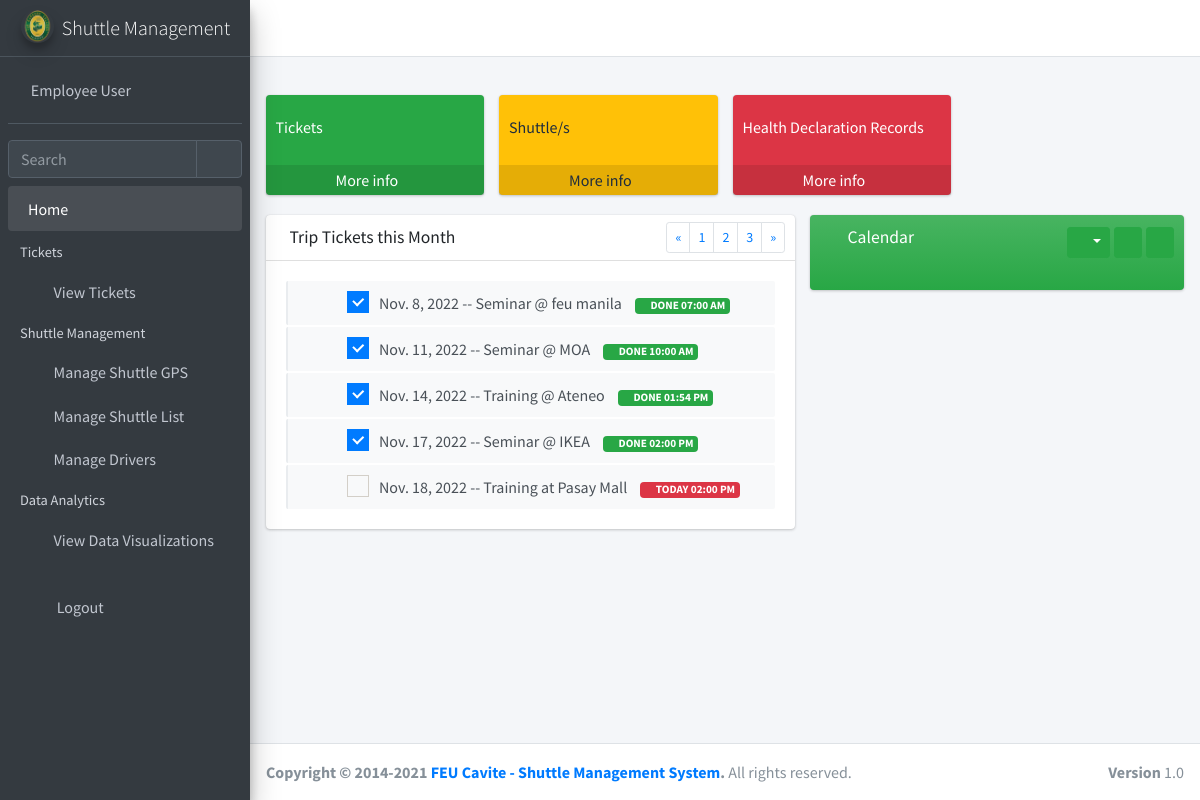
/ticket/fts_page/ (signed in), run on the app's committed database.
### ticket/models.py (models this page shows, shortened)
class Tickets(models.Model):
    ticket_id = models.AutoField(primary_key=True)
    start_date = models.DateField(blank=True, null = True)
    start_time = models.TimeField(blank=True, null = True)
    arrival_time = models.TimeField(blank=True, null = True)
    date_filed = models.DateTimeField(blank=True, null = True, auto_now_add=True)
    description = models.CharField(max_length=255, blank=True, null = True)
    destination = models.CharField(max_length=255, blank=True, null = True)
    driver = models.ForeignKey(shuttle_driver, null=True, blank=True, on_delete=models.CASCADE)
    email = models.CharField(max_length=255, blank=True, null = True)
    ticket_status = models.ForeignKey(Ticket_status, null=True, blank=True, on_delete=models.CASCADE)
    cancel_reason = models.CharField(max_length=255, blank=True, null = True)
    qr_code = models.ImageField(upload_to = 'uploads/', blank = True, null = True)
    user = models.ForeignKey(User, null=True, blank=True, on_delete=models.CASCADE)
    approved_by = models.CharField(max_length=255, blank=True, null = True)

### ticket/views.py (the view)
# urls.py: path('fts_page/', login_required(views.fts_page), name='fts_page'),
def fts_page(request):
	query = {
		'gp': shuttle_service.objects.all(),
	}
	now = tz.now()
	query['now'] = now
	today = datetime.date.today()
	query['month'] = str(today.month)
	query['day'] = str(today.day)
	query['mtx'] = Tickets.objects.filter(start_date = str(tz.localtime(now).date())).exclude(Q(ticket_status_id = 3)|Q(ticket_status_id = 4)|Q(ticket_status_id = 1))
	query['allmtx'] = Tickets.objects.filter(start_date__month = str(today.month)).exclude(Q(ticket_status_id = 3)|Q(ticket_status_id = 4)|Q(ticket_status_id = 1))
	return render(request, 'ticket/fts_page.html', query)

### ticket/templates/ticket/fts_page.html (shortened to what this page needs)
{% extends "ticket/ftsbase.html" %}
{% load static %}
{% block content %}
<section class="content">
      <div class="container-fluid">
        <div class="row">
          <div class="col-lg-3 col-6">
            <div class="small-box bg-success">
              <div class="inner">
                <p>Tickets</p>
              </div>
              <a href = "#" class="small-box-footer" onclick="window.open('/ticket/fts_ticket','popupticket','width=950,height=600'); return false;">
                             More info <i class="fas fa-arrow-circle-right"></i>
                          </a>
            </div>
          </div>
          <div class="col-lg-3 col-6">
            <div class="small-box bg-warning">
              <div class="inner">
                <p>Shuttle/s</p>
              </div>
              <a href = "#" class="small-box-footer" onclick="window.open('/ticket/add_shuttle','popupticket','width=950,height=600'); return false;">More info <i class="fas fa-arrow-circle-right"></i></a>
            </div>
          </div>
          <div class="col-lg-3 col-6">
            <div class="small-box bg-danger">
              <div class="inner">
                <p>Health Declaration Records</p>
              </div>
              <a href = "#" class="small-box-footer" onclick="window.open('/ticket/hdf_list','popupticket','width=1400,height=1300'); return false;">
                             More info <i class="fas fa-arrow-circle-right"></i>
                          </a>
            </div>
          </div>
        </div>
        <div class="row">
          <section class="col-lg-7 connectedSortable">
            <div class="card">
              <div class="card-header">
                <h3 class="card-title">
                  Trip Tickets this Month
                </h3>
                <div class="card-tools">
                  <ul class="pagination pagination-sm">
                    <li class="page-item"><a href="#" class="page-link">&laquo;</a></li>
                    <li class="page-item"><a href="#" class="page-link">1</a></li>
                    <li class="page-item"><a href="#" class="page-link">2</a></li>
                    <li class="page-item"><a href="#" class="page-link">3</a></li>
                    <li class="page-item"><a href="#" class="page-link">&raquo;</a></li>
                  </ul>
                </div>
              </div>
              <div class="card-body">
                <ul class="todo-list" data-widget="todo-list">
                  {% for items in allmtx %}
                  <li>
                    <span class="handle">
                      <i class="fas fa-ellipsis-v"></i>
                      <i class="fas fa-ellipsis-v"></i>
                    </span>
                    <div  class="icheck-primary d-inline ml-2">
                      <label for="todoCheck1{{items.ticket_id}}"></label>
                    </div>
                    {{items.start_date}} -- {{items.description}}
                    {% if day|add:"0" == items.start_date|date:"d"|add:"0"  %}
                    <small class="badge badge-danger"><i class="far fa-clock"></i> TODAY {{items.start_time|date:"h:i A"}}</small>
                    {% else %}
                    <small class="badge badge-success"><i class="far fa-clock"></i> DONE {{items.start_time|date:"h:i A"}}</small>
                    {% endif %}
                  </li>
                  {% endfor %}
                </ul>
              </div>
            </div>
          </section>
          <section class="col-lg-5 connectedSortable">
            <div class="card bg-gradient-success">
              <div class="card-header border-0">
                <h3 class="card-title">
                  <i class="far fa-calendar-alt"></i>
                  Calendar
                </h3>
                <div class="card-tools">
                  <div class="btn-group">
                    <button type="button" class="btn btn-success btn-sm dropdown-toggle" data-toggle="dropdown" data-offset="-52">
                      <i class="fas fa-bars"></i>
                    </button>
                  </div>
                  <button type="button" class="btn btn-success btn-sm" data-card-widget="collapse">
                    <i class="fas fa-minus"></i>
                  </button>
                  <button type="button" class="btn btn-success btn-sm" data-card-widget="remove">
                    <i class="fas fa-times"></i>
                  </button>
                </div>
              </div>
              <div class="card-body pt-0">
              </div>
            </div>
          </section>
        </div>
      </div>
    </section>
{% endblock content %}

### ticket/templates/ticket/ftsbase.html (shortened to what this page needs)
{% load static %}
<!DOCTYPE html>
<html lang="en">
<head>
  <link rel="stylesheet" href="{% static 'basetemp/plugins/fontawesome-free/css/all.min.css' %}">
  <link rel="stylesheet" href="https://code.ionicframework.com/ionicons/2.0.1/css/ionicons.min.css">
  <link rel="stylesheet" href="{% static 'basetemp/plugins/tempusdominus-bootstrap-4/css/tempusdominus-bootstrap-4.min.css' %}">
  <link rel="stylesheet" href="{% static 'basetemp/plugins/icheck-bootstrap/icheck-bootstrap.min.css' %}">
  <link rel="stylesheet" href="{% static 'basetemp/plugins/jqvmap/jqvmap.min.css' %}">
  <link rel="stylesheet" href="{% static 'basetemp/dist/css/adminlte.min.css' %}">
  <link rel="stylesheet" href="{% static 'basetemp/plugins/overlayScrollbars/css/OverlayScrollbars.min.css' %}">
  <link rel="stylesheet" href="{% static 'basetemp/plugins/daterangepicker/daterangepicker.css' %}">
  <link rel="stylesheet" href="{% static 'basetemp/plugins/summernote/summernote-bs4.min.css' %}">
</head>
<body class="hold-transition sidebar-mini layout-fixed">
<div class="wrapper">
  <nav class="main-header navbar navbar-expand navbar-white navbar-light">
    <ul class="navbar-nav">
      <li class="nav-item">
        <a class="nav-link" data-widget="pushmenu" href="#" role="button"><i class="fas fa-bars"></i></a>
      </li>
      <li class="nav-item d-none d-sm-inline-block">
        <a href="#" class="nav-link"></a>
      </li>
    </ul>
    <ul class="navbar-nav ml-auto">
      <li class="nav-item">
        <a class="nav-link" data-widget="fullscreen" href="#" role="button">
          <i class="fas fa-expand-arrows-alt"></i>
        </a>
      </li>
    </ul>
  </nav>
  <aside class="main-sidebar sidebar-dark-primary elevation-4">
    <a href="/" class="brand-link">
      <img src="{% static 'shuttle/feulogo.png' %}" alt="AdminLTE Logo" class="brand-image img-circle elevation-3" style="opacity: .8">
      <span class="brand-text font-weight-light">Shuttle Management</span>
    </a>
    <div class="sidebar">
      <div class="user-panel mt-3 pb-3 mb-3 d-flex">
        <div class="image">
        </div>
        <div class="info">
          <a href="#" class="d-block">{{user.get_full_name}}</a>
        </div>
      </div>
      <div class="form-inline">
        <div class="input-group" data-widget="sidebar-search">
          <input class="form-control form-control-sidebar" type="search" placeholder="Search" aria-label="Search">
          <div class="input-group-append">
            <button class="btn btn-sidebar">
              <i class="fas fa-search fa-fw"></i>
            </button>
          </div>
        </div>
      </div>
      <nav class="mt-2">
        <ul class="nav nav-pills nav-sidebar flex-column" data-widget="treeview" role="menu" data-accordion="false">
          <li class="nav-item menu-open">
            <a href="/" class="nav-link">
              <p>
                Home
              </p>
            </a>
          </li>
          <li class="nav-header">Tickets</li>
          <li class="nav-item">
            <a href = "#" class="nav-link" onclick="window.open('/ticket/fts_ticket','popupticket','width=950,height=600'); return false;"><i class="nav-icon fas fa-book"></i><p>View Tickets</p>
            </a>
          </li>
          <li class="nav-header">Shuttle Management</li>
          <li class="nav-item">
            <a href = "#" class="nav-link" onclick="window.open('/ticket/add_shuttle','popupticket','width=950,height=600'); return false;"><i class="fas fa-shuttle-van nav-icon"></i><p>Manage Shuttle GPS</p>
            </a>
          </li>
          <li class="nav-item">
            <a href = "#" class="nav-link" onclick="window.open('/ticket/add_shuttle_list','popupticket','width=950,height=600'); return false;"><i class="fas fa-car nav-icon"></i><p>Manage Shuttle List</p>
            </a>
          </li>
           <li class="nav-item">
            <a href = "#" class="nav-link" onclick="window.open('/ticket/add_driver','popupticket','width=950,height=600'); return false;"><i class="fas fa-street-view nav-icon"></i><p>Manage Drivers</p>
            </a>
          </li>
          <li class="nav-header">Data Analytics</li>
            <li class="nav-item">
            <a href = "#" class="nav-link" onclick="window.open('/ticket/datav','popupticket','width=950,height=600'); return false;"><i class="fas fa-street-view nav-icon"></i><p>View Data Visualizations</p>
            </a>
          </li>
          <br>
          <li class="nav-item">
            <a href="/logout/" class="nav-link">
              <i class="nav-icon fas fa-sign-out-alt"></i>
              <p>Logout</p>
            </a>
          </li>
        </ul>
      </nav>
    </div>
  </aside>
  <div class="content-wrapper">
     <div class="content-header">
    </div>
    {% block content %}
    {% endblock content %}
  </div>
  <footer class="main-footer">
    <strong>Copyright &copy; 2014-2021 <a href="#">FEU Cavite - Shuttle Management System</a>.</strong>
    All rights reserved.
    <div class="float-right d-none d-sm-inline-block">
      <b>Version</b> 1.0
    </div>
  </footer>
</div>
</body>
</html>

### data on the page
Tickets: start_date "Nov. 8, 2022", description "Seminar @ feu manila", start_time "07:00 AM"
Tickets: start_date "Nov. 11, 2022", description "Seminar @ MOA", start_time "10:00 AM"
Tickets: start_date "Nov. 14, 2022", description "Training @ Ateneo", start_time "01:54 PM"
Tickets: start_date "Nov. 17, 2022", description "Seminar @ IKEA", start_time "02:00 PM"
Tickets: start_date "Nov. 18, 2022", description "Training at Pasay Mall", start_time "02:00 PM"

### other printed values
{{ user.get_full_name }} "Employee User"
